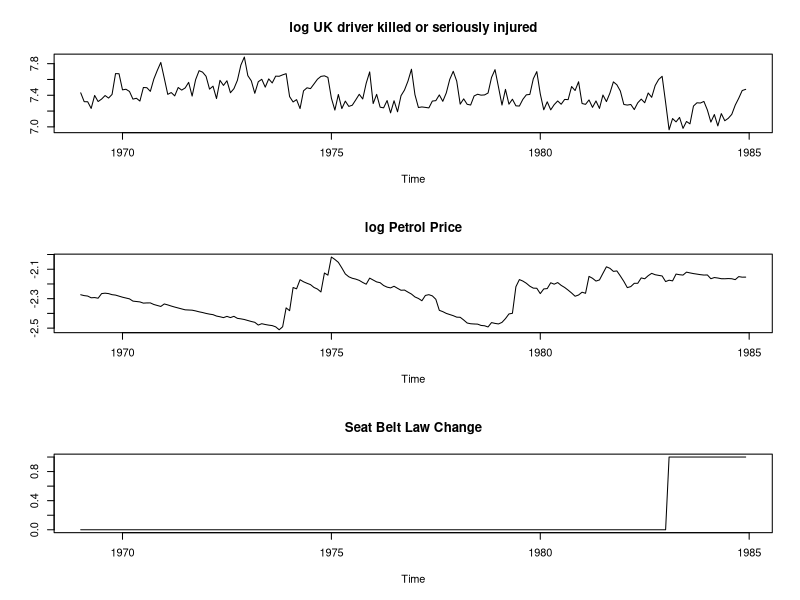

Recreate this plot in R. (Note: this script raises an error after producing the figure.)
# Setting up SeatBelt models using KFAS.

# Seatbelts data
data(Seatbelts) 
par(mfrow=c(3,1))
ts.plot(log(Seatbelts[,"drivers"]),ylab="",main="log UK driver killed or seriously injured")
ts.plot(log(Seatbelts[,"PetrolPrice"]),ylab="",main="log Petrol Price")
ts.plot(Seatbelts[,"law"],ylab="",main="Seat Belt Law Change")

# Create State Space Model for response log(drivers) as a regression on log(PetrolPrice) 
# and intervention step for change in seat belt law ('law') plus a trignometric
# seasonal term (using pairs of cos and sin - see DK equation (3.8)) plus a random walk 
# local level and observations noise.

model<-SSModel(log(drivers)~SSMtrend(1,Q=list(NA))+
               SSMseasonal(period=12,sea.type='trigonometric',Q=NA)+
               log(PetrolPrice)+law,data=Seatbelts,H=NA)

# As trigonometric seasonal contains several disturbances which are all
# identically distributed, default behaviour of fitSSM is not enough,
# as we have constrained Q. We can either provide our own
# model updating function with fitSSM, or just use optim directly:

# option 1:
ownupdatefn<-function(pars,model,...){
  model$H[]<-exp(pars[1])
  diag(model$Q[,,1])<-exp(c(pars[2],rep(pars[3],11)))
  model #for option 2, replace this with -logLik(model) and call optim directly
}

fit<-fitSSM(inits=log(c(var(log(Seatbelts[,'drivers'])),0.001,0.0001)),
            model=model,updatefn=ownupdatefn,method='BFGS', hessian=TRUE)

# Estimated parameters are obtained by 
fit$optim.out$par
# covariance natrix of these can be obtained by (note optim minimises!! so no need
# to change the sign of the Hessian)
solve(fit$optim.out$hessian)
# giving
#[,1]         [,2]         [,3]
#[1,]  0.02308874 -0.041751042 -0.061092132
#[2,] -0.04175104  0.365913435 -0.009827622
#[3,] -0.06109213 -0.009827622  1.459500791
# standard errors for pars are the square roots of diagonal elements:
results<-cbind(fit$optim.out$par,diag(solve(fit$optim.out$hessian))^0.5)
colnames(results)<-c("par. est.", "SE")
print(results)

# giving:
#par. est.        SE
#[1,]  -5.576387 0.1519498
#[2,]  -8.225728 0.6049078
#[3,] -13.665147 1.2080980
# convert to variances by reversing log transform:
exp(fit$optim.out$par)
#[1] 3.786220e-03 2.676774e-04 1.162257e-06

# Already Converted to model variances in:
fitH<-fit$model$H
print(fitH) # observation noise variance estimated as 0.00378622

#[1,] 0.00378622

fitQ<-diag(fit$model$Q[1:2,1:2,1])
print(fitQ)
#[1] 2.676774e-04 1.162257e-06

# Standard errors for the variances needs the delta method applied to basic parameters.

# Regression term estimates are in the smoothed state vector

out<-KFS(fit$model,smoothing=c('state','signal'))
# this performs Kalman Filtering and Smoothing and produces smoothed estimates of 
# states alpha_t and signal theta_t.
out 
# This last line gives the estimates of states at beginning and end 
# of the time period. The first two elements of the estimated state vector 
# are the regression coefficients for log(PetrolPrice) and sealt belt law change 
# 'law'. These are time invariant. 
# Smoothed values of the first and last states and their standard errors:
#  alphahat_1  alphahat_192  se_1       se_192   
#log(PetrolPrice)  -0.291403   -0.291403      0.098335   0.098318
#law               -0.237737   -0.237737      0.046317   0.046317

# Thus the log(petrol price) is estimated to have a negative coefficient of -0.291403 with
# standard error of 0.098335 (thus is highly significant) and law has an estimated negative
# coefficient of -0.237737 with standard error 0.046317 again highly significant.
# Since we are modelling log(drivers) the impact of a one unit increase in petrol prices has 
# approximately an exp(-.291403) = 0.75 decrease on drivers killed (3/4 of a driver) and
# the level of deaths is about  =79% of the level before the law. Thus the law is associated
# with a reduction of about 21% in deaths.

# plot of local level components and seasonals can be obtained from out$alphahat 
# components 3 to 14 as for example in this plot:
par(mfrow=c(2,2))
ts.plot(out$alphahat[,3],ylab="level")
ts.plot(out$alphahat[,4],ylab="trig_1")
ts.plot(out$alphahat[,5],ylab="trig_1*")
ts.plot(out$alphahat[,6],ylab="trig_2")
# the seasonal component of the signal can be stripped out as 
seasonal<-out$alphahat[,-c(1,3)]%*%model$Z[1,4:14,1]
# needs to be fixed
# ditto getting other components, regression and local level..
# TO COME.

par(mfrow=c(1,1))
ts.plot(cbind(out$model$y,out$muhat),lty=1:2,col=1:2,
main='Observations and smoothed signal with and without seasonal component')
legend('bottomleft',
       legend=c('Observations', 'Smoothed signal'),
                    col=c(1,2,4), lty=c(1,2,1))

# Residual Analysis:

# can use standardsised residuals function 'rstandard':

residuals<-rstandard(out,type="pearson")
par(mfrow=c(2,2))
ts.plot(residuals,type="h")
hist(residuals,prob=TRUE, main="Distibution of Residuals")
lines(density(residuals),col="red")
qqnorm(residuals)
qqline(residuals, col="red")
acf(residuals)

# Forecasting
# Assume law change stays constant at value 1 (no further changes in laws over forecast horizen)
# Assume petrol prices stay constant at last value (roughly average for past three year or so..)
# local level and seasonals will take care of themselves.

logdrivers_extend<-c(log(Seatbelts[,"drivers"]),rep(NA,24))
ndata<-dim(Seatbelts)[1]
logPetrolPrice_extend<-c(log(Seatbelts[,"PetrolPrice"]),rep(log(Seatbelts[,"PetrolPrice"])[192],24))
law_extend<-c(Seatbelts[,"law"],rep(1,24))

par(mfrow=c(3,1))
ts.plot(logdrivers_extend,ylab="",main="log UK driver killed or seriously injured")
ts.plot(logPetrolPrice_extend,ylab="",main="log Petrol Price")
ts.plot(law_extend,ylab="",main="Seat Belt Law Change")


model_extend<-SSModel(logdrivers_extend~SSMtrend(1,Q=list(fitQ[1]))+
                 SSMseasonal(period=12,sea.type='trigonometric',Q=fitQ[2])+
                 logPetrolPrice_extend+law_extend,H=fit$model$H)

model_extend.FS<-KFS(model_extend,smoothing=c('state','signal'),simplify = FALSE)

# Plot observation forecasts 24 months ahead:
par(mfrow=c(1,1))
logSeatbelts.fore<-ts(c(log(Seatbelts[,"drivers"]),model_extend.FS$muhat[(ndata+1):(ndata+24)]))
temp<-cbind(logSeatbelts.fore,
            logSeatbelts.fore+qnorm(0.84)*model_extend.FS$F[1,(ndata+1):(ndata+24)]^0.5,
            logSeatbelts.fore-qnorm(0.84)*model_extend.FS$F[1,(ndata+1):(ndata+24)]^0.5)
ts.plot(ts(temp[,1],start=1),col=c(1,1,1),lwd=c(1,2,1),lty=c(1,0,0),
main="UK Road Deaths and Injuries Forecast")
lines(ts(temp[(ndata+1):(ndata+24),2],start=ndata+1),col="red")
lines(ts(temp[(ndata+1):(ndata+24),3],start=ndata+1),col="blue")





# Simulation
# Recall from above: out<-KFS(fit$model,smoothing=c('state','signal'))

# use out$muhat for smoothed signal.
simulation<-simulateSSM(fit$model,
                         type = c("signal"),
                         filtered = FALSE, nsim = 4, antithetics = FALSE,
                         conditional = TRUE)
par(mfrow=c(2,2))
ylims<-range(c(out$muhat,simulation))
for (rep in 1:4){
ts.plot(ts(out$muhat, ,start=1969, frequency=12), 
        ylim=ylims, lwd=2, col=2, ylab="")
points(ts(simulation[,1,rep],start=1969, frequency=12), pch="*")
title(paste("Signal Simulation ",as.character(rep)))

}

sims<-simulateSSM()